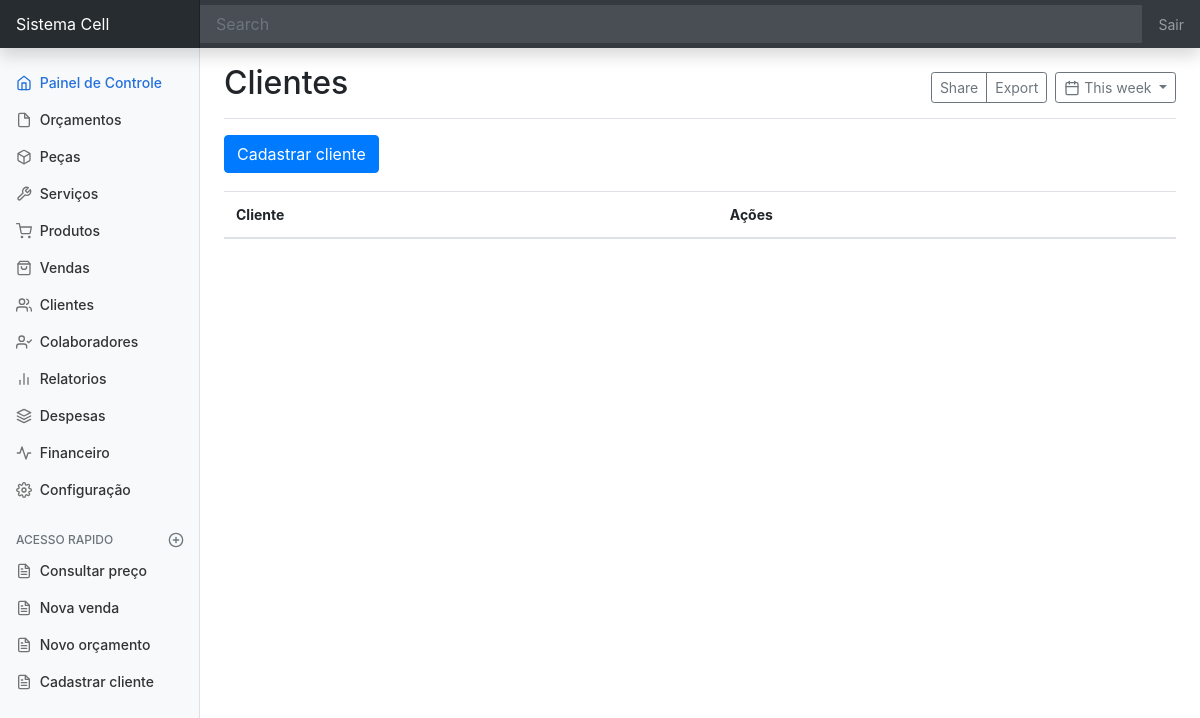
Page /cliente/ on the earlier database version.
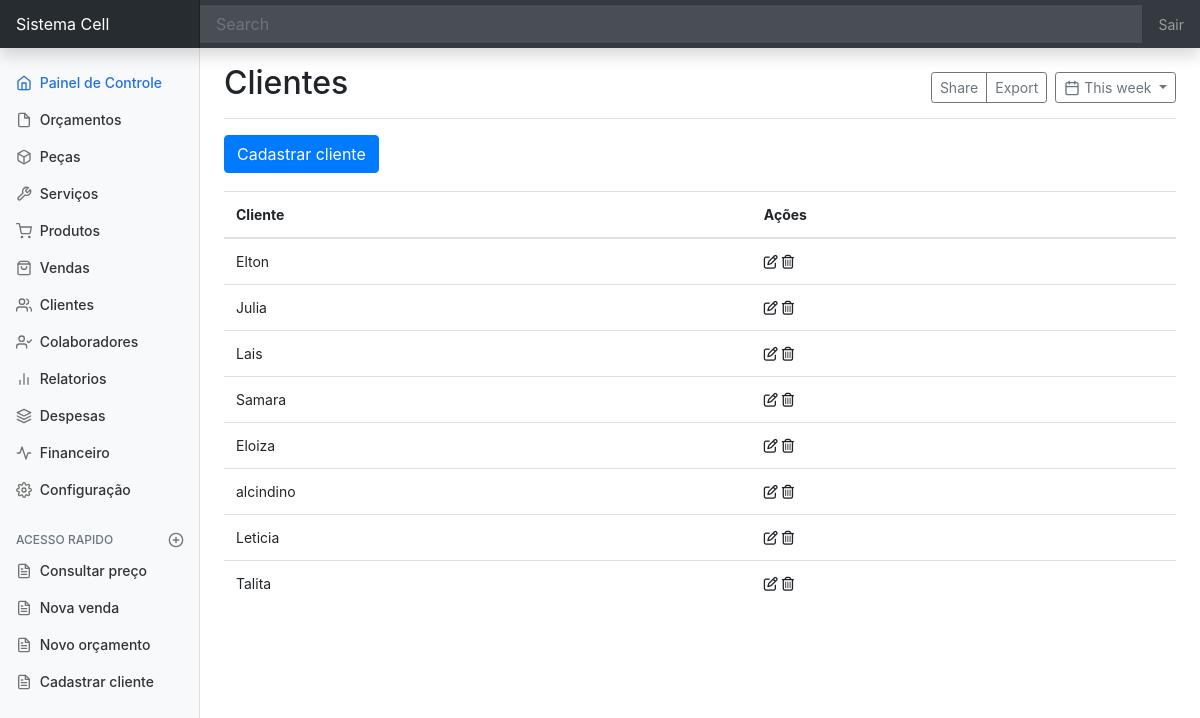
Same page on the later database version.
### cliente/models.py (models this page shows, shortened)
class Cliente(models.Model):
    nome_cliente = models.CharField(max_length=90)

### cliente/views.py (the view)
# urls.py: path('cliente/', ListaCliente.as_view(), name='cliente'),
class ListaCliente(ListView):
    model = Cliente
    template_name = 'cliente/pagina-inicial-cliente.html'

### cliente/templates/cliente/pagina-inicial-cliente.html (shortened to what this page needs)
{% extends 'dashboard/pagina-inicial.html' %}
{% block titulo %}Clientes{% endblock %}
{% block conteudo %}
<a
        href=""
        class="btn btn-primary"
        data-toggle="modal"
        data-target="#staticBackdrop"
        hx-get="{% url 'cadastrar-cliente' %}"
        hx-target="#adicionar-conteudo"
>Cadastrar cliente</a>
<div style="padding-top:18px">
    <table class="table">
        <thead>
        <tr>
            <th>Cliente</th>
            <th>Ações</th>
        </tr>
        </thead>
        <tbody id="cliente-Tbody">
            {% include 'cliente/tabela/tabela-cliente.html' %}
        </tbody>
    </table>
</div>
{% endblock conteudo %}

### dashboard/templates/dashboard/pagina-inicial.html (shortened to what this page needs)
{% load static %}
<!doctype html>
<html lang="pt-br">
<head>
    <link href="{% static 'css/bootstrap.min.css' %}" rel="stylesheet">
    <link href="{% static 'css/dashboard.css' %}" rel="stylesheet">
    <link rel="stylesheet" type="text/css" href="https://cdn.datatables.net/v/bs4/dt-1.12.1/datatables.min.css"/>
    <link rel="stylesheet" href="https://cdnjs.cloudflare.com/ajax/libs/font-awesome/6.2.0/css/all.min.css"
/>
</head>
<body>
<nav class="navbar navbar-dark sticky-top bg-dark flex-md-nowrap p-0 shadow">
    <a class="navbar-brand col-md-3 col-lg-2 mr-0 px-3" href="#">Sistema Cell</a>
    <input class="form-control form-control-dark w-100" type="text" placeholder="Search" aria-label="Search">
    <ul class="navbar-nav px-3">
        <li class="nav-item text-nowrap">
            <a class="nav-link" href="#">Sair</a>
        </li>
    </ul>
</nav>
<div class="container-fluid">
    <div class="row">
        <nav id="sidebarMenu" class="col-md-3 col-lg-2 d-md-block bg-light sidebar collapse">
            <div class="sidebar-sticky pt-3">
                <ul class="nav flex-column">
                    <li class="nav-item">
                        <a class="nav-link active" href="{% url 'inicio' %}">
                            <span data-feather="home"></span>
                            Painel de Controle <span class="sr-only">(current)</span>
                        </a>
                    </li>
                    <li class="nav-item">
                        <a class="nav-link" href="{% url 'orcamento:orcamento' %}">
                            <span data-feather="file"></span>
                            Orçamentos
                        </a>
                    </li>
                    <li class="nav-item">
                        <a class="nav-link" href="{% url 'pecas' %}">
                            <span data-feather="box"></span>
                            Peças
                        </a>
                    </li>
                    <li class="nav-item">
                        <a class="nav-link" href="{% url 'servicos' %}">
                            <span data-feather="tool"></span>
                            Serviços
                        </a>
                    </li>
                    <li class="nav-item">
                        <a class="nav-link" href="{% url 'produtos' %}">
                            <span data-feather="shopping-cart"></span>
                            Produtos
                        </a>
                    </li>
                    <li class="nav-item">
                        <a class="nav-link" href="{% url 'sale'  %}">
                            <span data-feather="shopping-bag"></span>
                            Vendas
                        </a>
                    </li>
                    <li class="nav-item">
                        <a class="nav-link" href="{% url 'cliente' %}">
                            <span data-feather="users"></span>
                            Clientes
                        </a>
                    <li class="nav-item">
                        <a class="nav-link" href="{% url 'colaborador' %}">
                            <span data-feather="user-check"></span>
                            Colaboradores
                        </a>
                    </li>
                    <li class="nav-item">
                        <a class="nav-link" href="{% url 'relatorio' %}">
                            <span data-feather="bar-chart-2"></span>
                            Relatorios
                        </a>
                    </li>
                    <li class="nav-item">
                        <a class="nav-link" href="{% url 'despesa' %}">
                            <span data-feather="layers"></span>
                            Despesas
                        </a>
                    </li>
                    <li class="nav-item">
                        <a class="nav-link" href="{% url 'financeiro' %}">
                            <span data-feather="activity"></span>
                            Financeiro
                        </a>
                    </li>
                    <li class="nav-item">
                        <a class="nav-link" href="{% url 'configuracao' %}">
                            <span data-feather="settings"></span>
                            Configuração
                        </a>
                    </li>
                </ul>
                <h6 class="sidebar-heading d-flex justify-content-between align-items-center px-3 mt-4 mb-1 text-muted">
                    <span>ACESSO RAPIDO</span>
                    <a class="d-flex align-items-center text-muted" href="#" aria-label="Add a new report">
                        <span data-feather="plus-circle"></span>
                    </a>
                </h6>
                <ul class="nav flex-column mb-2">
                    <li class="nav-item">
                        <a class="nav-link" href="#">
                            <span data-feather="file-text"></span>
                            Consultar preço
                        </a>
                    </li>
                    <li class="nav-item">
                        <a class="nav-link" data-toggle="modal"
                           data-target="#staticBackdrop"
                           hx-get="{% url 'vendas' %}"
                           hx-target="#addConteudo"
                           hx-swap="innerHTML">
                            <span data-feather="file-text"></span>
                            Nova venda
                        </a>
                    </li>
                    <li class="nav-item">
                        <a class="nav-link" href="#">
                            <span data-feather="file-text"></span>
                            Novo orçamento
                        </a>
                    </li>
                    <li class="nav-item">
                        <a class="nav-link" href="#">
                            <span data-feather="file-text"></span>
                            Cadastrar cliente
                        </a>
                    </li>
                </ul>
            </div>
        </nav>
        <main role="main" class="col-md-9 ml-sm-auto col-lg-10 px-md-4">
            <div class="d-flex justify-content-between flex-wrap flex-md-nowrap align-items-center pt-3 pb-2 mb-3 border-bottom">
                <h1 class="h2">{% block titulo %}Painel de controle{% endblock titulo %}</h1>
                <div class="btn-toolbar mb-2 mb-md-0">
                    <div class="btn-group mr-2">
                        <button type="button" class="btn btn-sm btn-outline-secondary">Share</button>
                        <button type="button" class="btn btn-sm btn-outline-secondary">Export</button>
                    </div>
                    <button type="button" class="btn btn-sm btn-outline-secondary dropdown-toggle">
                        <span data-feather="calendar"></span>
                        This week
                    </button>
                </div>
            </div>
            {% block conteudo %}
            {% endblock conteudo %}
        </main>
    </div>
</div>
</body>
</html>

### cliente/templates/cliente/tabela/tabela-cliente.html
{% for object in object_list %}
    {% include 'cliente/tabela/linhas-tabela-cliente.html' %}
{% endfor %}

### cliente/templates/cliente/tabela/linhas-tabela-cliente.html
<tr id="trCliente{{ object.pk }}">
    <td> {{ object.nome_cliente }} </td>
    <td><span
            data-toggle="modal"
            data-target="#staticBackdrop"
            hx-get="{% url 'editar-cliente' object.pk %}"
            hx-target="#adicionar-conteudo">
        <i class="fa-regular fa-pen-to-square"></i>
    </span>
        <span
            hx-get="{% url 'apagar-cliente' object.pk %}"
            hx-confirm="Deseja mesmo Apagar {{ object.nome_cliente }} ?"
            hx-target="closest tr"
            hx-swap="outerHTML swap:300ms">
                <i class="fa-regular fa-trash-can"></i>
        </span>
    </td>
</tr>

### static/css/dashboard.css (style rules this page uses)
body { font-size: .875rem; }
.feather { width: 16px; height: 16px; vertical-align: text-bottom; }
.sidebar { position: fixed; top: 0; bottom: 0; left: 0; z-index: 100; padding: 48px 0 0; box-shadow: inset -1px 0 0 rgba(0, 0, 0, .1); }
.sidebar-sticky { position: relative; top: 0; height: calc(100vh - 48px); padding-top: .5rem; overflow-x: hidden; overflow-y: auto; }
.sidebar .nav-link { font-weight: 500; color: #333; }
.sidebar .nav-link .feather { margin-right: 4px; color: #727272; }
.sidebar .nav-link.active { color: #2470dc; }
.sidebar .nav-link:hover .feather, .sidebar .nav-link.active .feather { color: inherit; }
.sidebar-heading { font-size: .75rem; text-transform: uppercase; }
.navbar-brand { padding-top: .75rem; padding-bottom: .75rem; font-size: 1rem; background-color: rgba(0, 0, 0, .25); box-shadow: inset -1px 0 0 rgba(0, 0, 0, .25); }
.navbar .form-control { padding: .75rem 1rem; border-width: 0; border-radius: 0; }
.form-control-dark { color: #fff; background-color: rgba(255, 255, 255, .1); border-color: rgba(255, 255, 255, .1); }

Differences in the rows shown:
added Cliente: nome_cliente "Elton"
added Cliente: nome_cliente "Julia"
added Cliente: nome_cliente "Lais"
added Cliente: nome_cliente "Samara"
added Cliente: nome_cliente "Eloiza"
added Cliente: nome_cliente "alcindino"
added Cliente: nome_cliente "Leticia"
added Cliente: nome_cliente "Talita"
